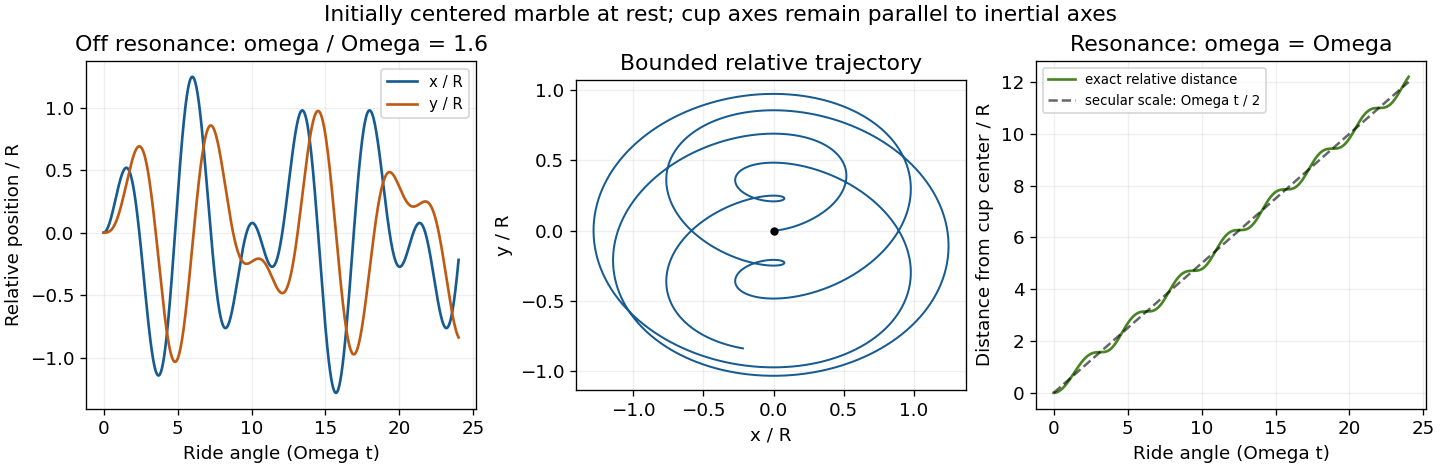

Write Python code to recreate this figure.
"""Original plots; Python 3.14, numpy/matplotlib. Writes one PNG in the current working directory."""
from pathlib import Path
import numpy as np
import matplotlib
matplotlib.use("Agg")
import matplotlib.pyplot as plt
plt.rcParams.update({"font.size":11,"font.family":"DejaVu Sans","savefig.facecolor":"white"})
def save(fig):
    fig.savefig(Path.cwd()/Path(__file__).with_suffix(".png").name,dpi=120,facecolor="white",transparent=False,metadata={"Software":"Matplotlib"})
    plt.close(fig)

t=np.linspace(0,24,1600);omega=1.6;D=1/(omega*omega-1)
x=D*(np.cos(t)-np.cos(omega*t));y=D*(np.sin(t)-np.sin(omega*t)/omega)
xr=.5*t*np.sin(t);yr=.5*(np.sin(t)-t*np.cos(t))
fig,axs=plt.subplots(1,3,figsize=(12,3.9),layout="constrained")
axs[0].plot(t,x,color="#165b91",lw=1.6,label="x / R");axs[0].plot(t,y,color="#bf5a13",lw=1.6,label="y / R")
axs[0].set(xlabel="Ride angle (Omega t)",ylabel="Relative position / R",title="Off resonance: omega / Omega = 1.6");axs[0].legend(fontsize=9)
axs[1].plot(x,y,color="#165b91",lw=1.2);axs[1].plot(0,0,"o",color="black",ms=4)
axs[1].set(xlabel="x / R",ylabel="y / R",title="Bounded relative trajectory",aspect="equal")
axs[2].plot(t,np.sqrt(xr*xr+yr*yr),color="#488523",lw=1.6,label="exact relative distance")
axs[2].plot(t,.5*t,"k--",alpha=.6,label="secular scale: Omega t / 2")
axs[2].set(xlabel="Ride angle (Omega t)",ylabel="Distance from cup center / R",title="Resonance: omega = Omega");axs[2].legend(fontsize=8)
for ax in axs:ax.grid(alpha=.2)
fig.suptitle("Initially centered marble at rest; cup axes remain parallel to inertial axes",fontsize=13)
save(fig)
